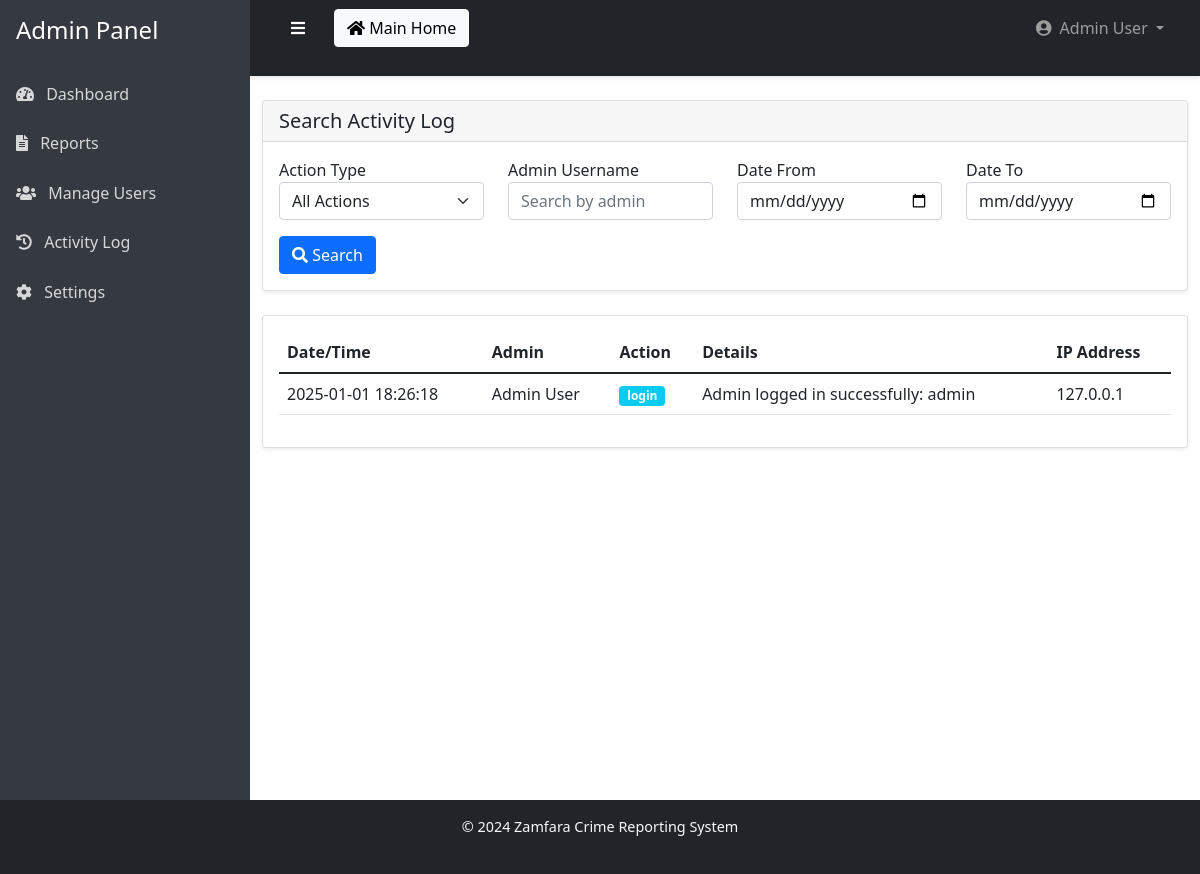
/pages/admin/activity_search.php (signed in), run on the app's committed database.
### tables this page shows
CREATE TABLE `admin_activity_log` (
  `id` int(11) NOT NULL,
  `admin_id` int(11) DEFAULT NULL,
  `action` varchar(50) NOT NULL,
  `details` text DEFAULT NULL,
  `ip_address` varchar(45) DEFAULT NULL,
  `user_agent` varchar(255) DEFAULT NULL,
  `created_at` timestamp NOT NULL DEFAULT current_timestamp()
);

### pages/admin/activity_search.php (the view, shortened to what this page needs)
<?php
require_once '../../includes/database.php';
class ActivitySearch {
    private $conn;
    public function __construct($conn) {
        $this->conn = $conn;
    }
    public function searchActivities($filters = []) {
        $query = "SELECT l.*, a.username, a.name
                 FROM admin_activity_log l
                 LEFT JOIN admins a ON l.admin_id = a.id";
        $query .= " ORDER BY l.created_at DESC LIMIT 100";
        $stmt = $this->conn->prepare($query);
        $stmt->execute();
        return $stmt->get_result();
    }
}
$searcher = new ActivitySearch($conn);
$filters = [];
$results = $searcher->searchActivities($filters);
include '../../includes/admin_header.php';
?>
<div class="container-fluid py-4">
    <div class="card shadow-sm mb-4">
        <div class="card-header">
            <h5 class="mb-0">Search Activity Log</h5>
        </div>
        <div class="card-body">
            <form method="POST" action="">
                <div class="row">
                    <div class="col-md-3">
                        <div class="mb-3">
                            <label>Action Type</label>
                            <select name="action" class="form-select">
                                <option value="">All Actions</option>
                            </select>
                        </div>
                    </div>
                    <div class="col-md-3">
                        <div class="mb-3">
                            <label>Admin Username</label>
                            <input type="text" name="admin" class="form-control" placeholder="Search by admin">
                        </div>
                    </div>
                    <div class="col-md-3">
                        <div class="mb-3">
                            <label>Date From</label>
                            <input type="date" name="date_from" class="form-control">
                        </div>
                    </div>
                    <div class="col-md-3">
                        <div class="mb-3">
                            <label>Date To</label>
                            <input type="date" name="date_to" class="form-control">
                        </div>
                    </div>
                </div>
                <button type="submit" class="btn btn-primary">
                    <i class="fas fa-search"></i> Search
                </button>
            </form>
        </div>
    </div>
    <div class="card shadow-sm">
        <div class="card-body">
            <div class="table-responsive">
                <table class="table table-hover">
                    <thead>
                        <tr>
                            <th>Date/Time</th>
                            <th>Admin</th>
                            <th>Action</th>
                            <th>Details</th>
                            <th>IP Address</th>
                        </tr>
                    </thead>
                    <tbody>
                        <?php while($activity = $results->fetch_assoc()): ?>
                            <tr>
                                <td><?php echo date('Y-m-d H:i:s', strtotime($activity['created_at'])); ?></td>
                                <td><?php echo htmlspecialchars($activity['name'] ?? $activity['username']); ?></td>
                                <td>
                                    <span class="badge bg-info">
                                        <?php echo htmlspecialchars($activity['action']); ?>
                                    </span>
                                </td>
                                <td><?php echo htmlspecialchars($activity['details']); ?></td>
                                <td><?php echo htmlspecialchars($activity['ip_address']); ?></td>
                            </tr>
                        <?php endwhile; ?>
                    </tbody>
                </table>
            </div>
        </div>
    </div>
</div>
<?php include '../../includes/admin_footer.php'; ?>

### assets/css/admin.css (style rules this page uses)
.container-fluid { flex: 1; padding-bottom: 20px; }
.card { margin-bottom: 20px; box-shadow: 0 0.15rem 1.75rem 0 rgba(58, 59, 69, 0.15); }
.table td, .table th { vertical-align: middle; }

### data on the page
admin_activity_log: created_at "2025-01-01 18:26:18", admin.name "Admin User", action "login", details "Admin logged in successfully: admin", ip_address "127.0.0.1"

### other printed values
$_SESSION['admin_name'] "Admin User"
